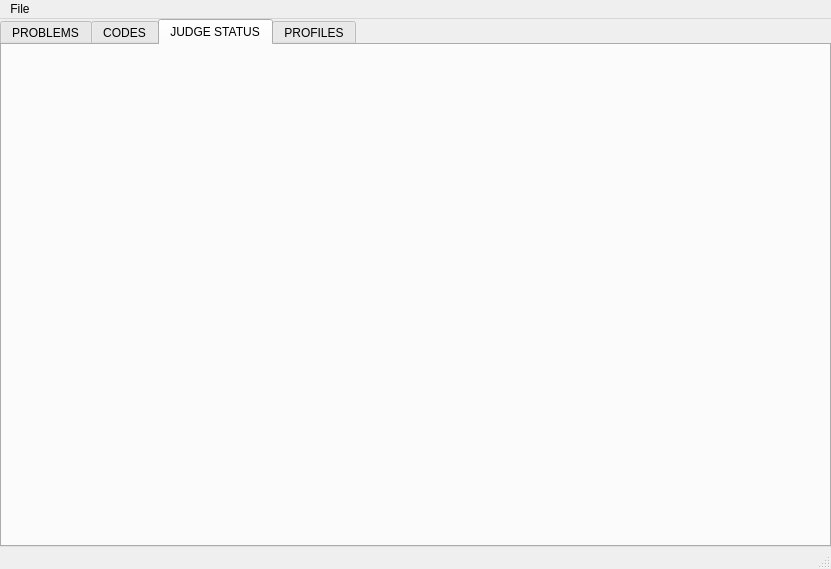
<?xml version="1.0" encoding="UTF-8"?>
<ui version="4.0">
 <class>uva::MainWindow</class>
 <widget class="QMainWindow" name="uva::MainWindow">
  <property name="geometry">
   <rect>
    <x>0</x>
    <y>0</y>
    <width>831</width>
    <height>569</height>
   </rect>
  </property>
  <property name="windowTitle">
   <string>UVA Arena</string>
  </property>
  <property name="windowIcon">
   <iconset resource="../images/images.qrc">
    <normaloff>:/uva-arena/Main.ico</normaloff>:/uva-arena/Main.ico</iconset>
  </property>
  <widget class="QWidget" name="centralWidget">
   <layout class="QHBoxLayout" name="horizontalLayout">
    <property name="leftMargin">
     <number>0</number>
    </property>
    <property name="topMargin">
     <number>0</number>
    </property>
    <property name="rightMargin">
     <number>0</number>
    </property>
    <property name="bottomMargin">
     <number>0</number>
    </property>
    <item>
     <widget class="QTabWidget" name="tabWidget">
      <property name="tabPosition">
       <enum>QTabWidget::North</enum>
      </property>
      <property name="currentIndex">
       <number>2</number>
      </property>
      <property name="iconSize">
       <size>
        <width>48</width>
        <height>24</height>
       </size>
      </property>
      <widget class="QWidget" name="tab">
       <attribute name="icon">
        <iconset resource="../images/images.qrc">
         <normaloff>:/uva-arena/problems.png</normaloff>:/uva-arena/problems.png</iconset>
       </attribute>
       <attribute name="title">
        <string>PROBLEMS</string>
       </attribute>
       <layout class="QVBoxLayout" name="verticalLayout">
        <item>
         <widget class="uva::ProblemsWidget" name="problemsWidget" native="true"/>
        </item>
       </layout>
      </widget>
      <widget class="QWidget" name="tab_2">
       <attribute name="icon">
        <iconset resource="../images/images.qrc">
         <normaloff>:/uva-arena/code.png</normaloff>:/uva-arena/code.png</iconset>
       </attribute>
       <attribute name="title">
        <string>CODES</string>
       </attribute>
       <layout class="QVBoxLayout" name="verticalLayout_2">
        <item>
         <widget class="uva::CodesWidget" name="codesWidget" native="true"/>
        </item>
       </layout>
      </widget>
      <widget class="QWidget" name="tab_3">
       <attribute name="icon">
        <iconset resource="../images/images.qrc">
         <normaloff>:/uva-arena/status.png</normaloff>:/uva-arena/status.png</iconset>
       </attribute>
       <attribute name="title">
        <string>JUDGE STATUS</string>
       </attribute>
       <layout class="QVBoxLayout" name="verticalLayout_3">
        <property name="leftMargin">
         <number>0</number>
        </property>
        <property name="topMargin">
         <number>0</number>
        </property>
        <property name="rightMargin">
         <number>0</number>
        </property>
        <property name="bottomMargin">
         <number>0</number>
        </property>
        <item>
         <widget class="uva::JudgeStatusWidget" name="judgeStatusWidget" native="true"/>
        </item>
       </layout>
      </widget>
      <widget class="QWidget" name="tab_4">
       <attribute name="icon">
        <iconset resource="../images/images.qrc">
         <normaloff>:/uva-arena/profile.png</normaloff>:/uva-arena/profile.png</iconset>
       </attribute>
       <attribute name="title">
        <string>PROFILES</string>
       </attribute>
       <layout class="QVBoxLayout" name="verticalLayout_4">
        <item>
         <widget class="uva::ProfilesWidget" name="profilesWidget" native="true"/>
        </item>
       </layout>
      </widget>
     </widget>
    </item>
   </layout>
  </widget>
  <widget class="QMenuBar" name="menuBar">
   <property name="geometry">
    <rect>
     <x>0</x>
     <y>0</y>
     <width>831</width>
     <height>21</height>
    </rect>
   </property>
   <widget class="QMenu" name="menuFile">
    <property name="title">
     <string>File</string>
    </property>
   </widget>
   <addaction name="menuFile"/>
  </widget>
  <widget class="QStatusBar" name="statusBar">
   <property name="sizeGripEnabled">
    <bool>true</bool>
   </property>
  </widget>
 </widget>
 <layoutdefault spacing="6" margin="11"/>
 <customwidgets>
  <customwidget>
   <class>uva::ProblemsWidget</class>
   <extends>QWidget</extends>
   <header>widgets/problemswidget.h</header>
   <container>1</container>
  </customwidget>
  <customwidget>
   <class>uva::CodesWidget</class>
   <extends>QWidget</extends>
   <header>widgets/codeswidget.h</header>
   <container>1</container>
  </customwidget>
  <customwidget>
   <class>uva::JudgeStatusWidget</class>
   <extends>QWidget</extends>
   <header>widgets/judgestatuswidget.h</header>
   <container>1</container>
  </customwidget>
  <customwidget>
   <class>uva::ProfilesWidget</class>
   <extends>QWidget</extends>
   <header>widgets/profileswidget.h</header>
   <container>1</container>
  </customwidget>
 </customwidgets>
 <resources>
  <include location="../images/images.qrc"/>
 </resources>
 <connections/>
</ui>
